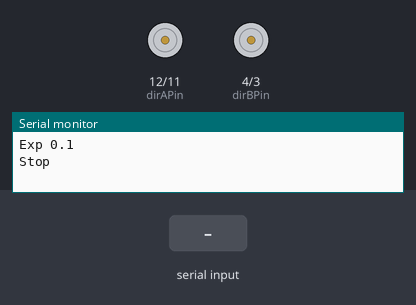
A sketch run on a simulated Arduino Uno, built with avr-gcc and run on an emulated ATmega328P. Parts: direction and speed pins drawn as motors (green arrow = direction pin HIGH = forward, orange = LOW = backward, longer = more drive), the last lines printed to the serial monitor. The inputs (shaded band) are chosen by the test bench.

Above: at 1.2 s.
1.3 s: "1\n" received over Serial
At 3.0 s:
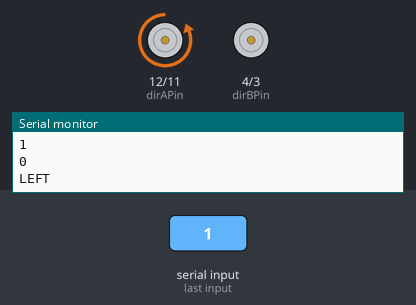
3.8 s: "4\n" received over Serial
At 6.0 s:
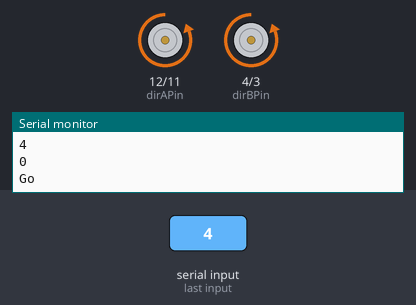
6.3 s: "2\n" received over Serial
At 8.0 s:
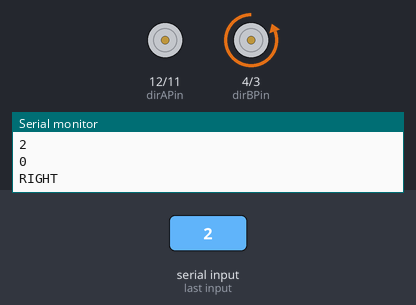
8.8 s: "3\n" received over Serial
At 11.1 s:
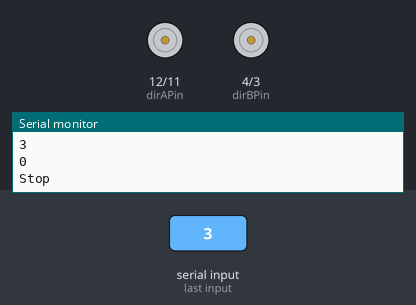
Timing chart, 0 to 12.3 s (numbered marks = the images above; inputs shaded):
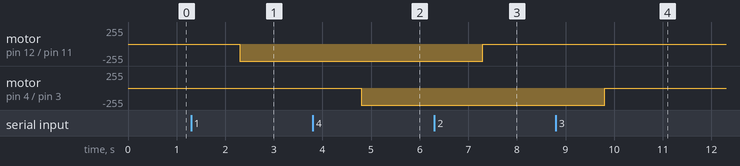

Measured:
- after the input at 1.3 s, motor on pin 12 (dirAPin) / pin 11 (pwmAPin): stopped → backward 255/255 after 1.0 s
- after the input at 3.8 s, motor on pin 4 (dirBPin) / pin 3 (pwmBPin): stopped → backward 255/255 after 1.0 s
- after the input at 6.3 s, motor on pin 12 (dirAPin) / pin 11 (pwmAPin): backward 255/255 → stopped after 1.0 s
- after the input at 8.8 s, motor on pin 12 (dirAPin) / pin 11 (pwmAPin): stays stopped (without the input it goes to backward 255/255 after 2.6 s); motor on pin 4 (dirBPin) / pin 3 (pwmBPin): backward 255/255 → stopped after 1.0 s

The sketch:

Microbit_Communication_Motor_Control.ino
```cpp
// Motor Control library
#include <MotorController.h>

//Define the states of the machine
#define STOP_S 0
#define WAIT_STOP_S 1
#define FORWARD_S 2
#define MOVE_FORWARD_S 3
#define LEFT_S 4
#define TURN_LEFT_S 5
#define RIGHT_S 6
#define TURN_RIGHT_S 7

//MOTOR CONTROLLER
#define dirBPin 4 // direction //R
#define pwmBPin 3 // speed
#define dirAPin  12 // direction //L
#define pwmAPin  11 // speed
MotorController mc(dirAPin, pwmAPin, dirBPin, pwmBPin, 1, 1);


uint8_t fsm_state = STOP_S;
int move_cnt;

#define runEvery(t) for (static typeof(t) _lasttime;(typeof(t))((typeof(t))millis() - _lasttime) > (t);_lasttime += (t))
void setup(){
  Serial.begin(9600);
  // software version
  Serial.println(F("Exp 0.1"));

}

void loop(){

   while (Serial.available() > 0) {
                // read the incoming byte:
               int incomingByte = Serial.parseInt();

                // say what you got:
               Serial.println(incomingByte);

                switch(incomingByte){
                  case 1:
                    fsm_state = LEFT_S;
                  break;
                  case 2:
                    fsm_state = RIGHT_S;
                  break;
                  case 3:
                    fsm_state = STOP_S;
                  break;
                  case 4:
                    fsm_state = FORWARD_S;
                  break;
                }
   }

  runEvery(50) {
      //state machine
      switch (fsm_state)
      {
        case STOP_S:  //Statements to execute
          move_cnt = 100;
          mc.move(0,0);
          fsm_state = WAIT_STOP_S;
          Serial.println(F("Stop"));

          break;
        case WAIT_STOP_S:
          move_cnt--;
          if(move_cnt == 0) {
             fsm_state = FORWARD_S;
          }
          break;
        case FORWARD_S:   //Statements to execute
          move_cnt = 100;
          mc.move(255,255);
          fsm_state = MOVE_FORWARD_S;
          Serial.println(F("Go"));

          break;
        case MOVE_FORWARD_S:   //Statements to execute
          move_cnt--;
          // if == zero - then go forward
          if(move_cnt == 0) {
             fsm_state = LEFT_S;
          }
          break;
        case LEFT_S:
          move_cnt = 100;
          mc.move(255,0);
          fsm_state = TURN_LEFT_S;
          Serial.println(F("LEFT"));

          break;
        case TURN_LEFT_S:
          // decrement turn counter
          move_cnt--;
          // if == zero - then go forward
          if(move_cnt == 0) {
             fsm_state = RIGHT_S;
          }
         break;
        case RIGHT_S:
          move_cnt = 100;
          mc.move(0,255);
          fsm_state = TURN_RIGHT_S;
          Serial.println(F("RIGHT"));

          break;
        case TURN_RIGHT_S:
          // decrement turn counter
          move_cnt--;
          // if == zero - then go forward
          if(move_cnt == 0) {
             fsm_state = FORWARD_S;
          }
         break;
       default:
         break;
      }

  }
}
```

MotorController.cpp
```cpp
#include "MotorController.h"
#include "Arduino.h"


MotorController::MotorController(int dirA, int pwmA, int dirB, int pwmB, double motorAConst, double motorBConst)
{
    _motorAConst = motorAConst;
    _motorBConst = motorBConst;
    _minAPosSpeed = 50;
	_minANegSpeed = -50;
	_minBPosSpeed = 50;
	_minBNegSpeed = -50;
	_minNegSpeed = -50;
	_minPosSpeed = 50;
	_dirA = dirA;
	_pwmA = pwmA;
	_dirB = dirB;
	_pwmB = pwmB;

	pinMode(_dirA, OUTPUT);
	pinMode(_pwmA, OUTPUT);

	pinMode(_dirB, OUTPUT);
	pinMode(_pwmB, OUTPUT);
}


void MotorController::move(int ASpeed, int BSpeed)
{


	if (ASpeed < 0) // Motor A - right from front - slow one
    { // fastest speed is -255 which is 0
		_ADir = 1;
		ASpeed = min(ASpeed, 0); //-60
        ASpeed = max(ASpeed, -255);
		if(ASpeed > -6) {ASpeed = 0; _ADir = 0;}
		else {
		  ASpeed = map(ASpeed,-6,-255,_minANegSpeed,-255);
		  ASpeed = 255 + ASpeed;
		}
    }
    else // speed >= 0
    { // fastest speed is 255 which is 255
		_ADir = 0;
        ASpeed = max(ASpeed, 0); // 60
        ASpeed = min(ASpeed, 255);
		if(ASpeed < 6) {ASpeed = 0; _ADir = 0;}
		else {
		  ASpeed = map(ASpeed,6,255,_minAPosSpeed,255);
		}
    }

    if (BSpeed < 0) // Motor B - left from front - fast one
    {
	    //Serial.print(F("S"));
        //Serial.print(BSpeed);
		_BDir = 1;
        BSpeed = min(BSpeed, 0);
        BSpeed = max(BSpeed, -255);
		if(BSpeed > -6) {BSpeed = 0; _BDir = 0;}
		else {
		  BSpeed = map(BSpeed,-6,-255,_minBNegSpeed,-255);
		  BSpeed = 255 + BSpeed;
		}
    }
    else // speed >= 0
    {
		//Serial.print(F("S"));
        //Serial.print(BSpeed);
		_BDir = 0;
        BSpeed = max(BSpeed, 0);
        BSpeed = min(BSpeed, 255);

		if(BSpeed < 6) {BSpeed = 0; _BDir = 0;}
		else {
		  BSpeed = map(BSpeed,6,255,_minBPosSpeed,255);
		}
    }
	    //Serial.print(F(" S"));
        //Serial.println(BSpeed);
        digitalWrite(_dirA, _ADir );
        digitalWrite(_dirB, _BDir);

        analogWrite(_pwmA, ASpeed);
        analogWrite(_pwmB, BSpeed);
}


void MotorController::move(int speed)
{
   if(speed != _currentSpeed) {
       _currentSpeed = speed;
	   //move(speed, speed);
	   if (speed < 0){ // fastest speed is -255 which is 0
		   _Dir = 1;
            speed = min(speed, 0); //-70
            speed = max(speed, -255);
			//speed = map(speed,0,-255,_minNegSpeed,-255);
			if(speed > -6) {speed = 0; _Dir = 0;}
		    else {speed = 255 + speed;}
        }
        else // speed >= 0
        { // fastest speed is 255 which is 255
		    _Dir = 0;
            speed = max(speed, 0); //70
            speed = min(speed, 255);
			//speed = map(speed,0,255,_minPosSpeed,255);
			if(speed < 6) {speed = 0; _Dir = 0;}
        }
	    digitalWrite(_dirA, _Dir );
        digitalWrite(_dirB, _Dir);
        analogWrite(_pwmA, speed);
        analogWrite(_pwmB, speed);

	}
}


void MotorController::stopMoving()
{
    digitalWrite(_dirA, LOW);
    digitalWrite(_dirB, LOW);
    digitalWrite(_pwmA, LOW);
    digitalWrite(_pwmB, LOW);

    _currentSpeed = 0;
}
```

MotorController.h
```cpp
#ifndef MotorController_h
#define MotorController_h


#include "Arduino.h"


class MotorController
{
protected:
    int _pwmA, _dirA, _pwmB, _dirB;
    int _currentSpeed;
	int _ADir, _BDir, _Dir;
    double _motorAConst, _motorBConst;
	int _minAPosSpeed;
	int _minANegSpeed;
	int _minBPosSpeed;
	int _minBNegSpeed;
	int _minNegSpeed, _minPosSpeed;
public:
    MotorController(int dirA, int pwmA, int dirB, int pwmB, double motorAConst, double motorBConst);
    void move(int ASpeed, int BSpeed);
    void move(int speed);
    void stopMoving();
};


#endif
```
